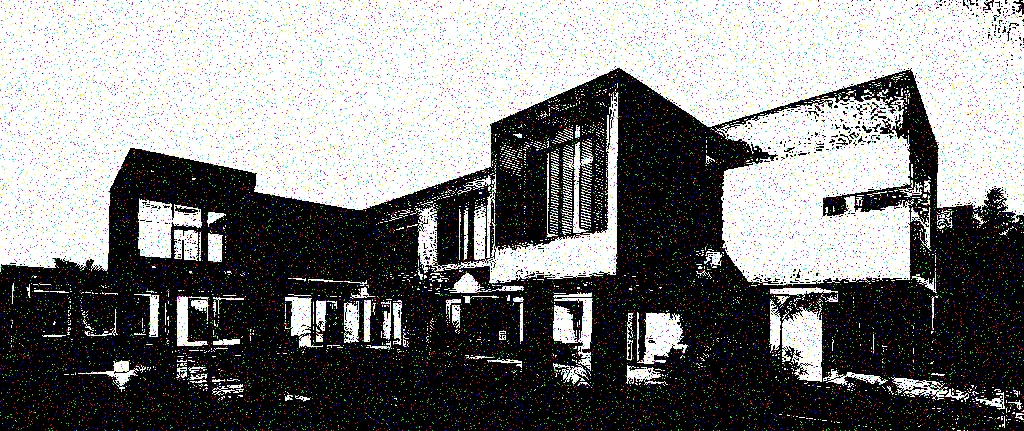
//> input picture median filter/result.jpg, 1024 x 431 px
$ ./median_filter   (built with g++ and OpenCV 4)
//> lines starting //> are read from the running program, lines starting //| are printed output that depends on the picture
#include<iostream>
#include<opencv2/imgproc/imgproc.hpp>
#include<opencv2/highgui/highgui.hpp>

using namespace std;
using namespace cv;

//sort the window using insertion sort
//insertion sort is best for this sorting
void insertionSort(int window[])
{
    int temp, i , j;
    for(i = 0; i < 9; i++){
        temp = window[i];
        for(j = i-1; j >= 0 && temp < window[j]; j--){
            window[j+1] = window[j];
        }
        window[j+1] = temp;
    }
}

int main()
{
      Mat src, dst;

      // Load an image
      src = imread("result.jpg", CV_LOAD_IMAGE_GRAYSCALE);
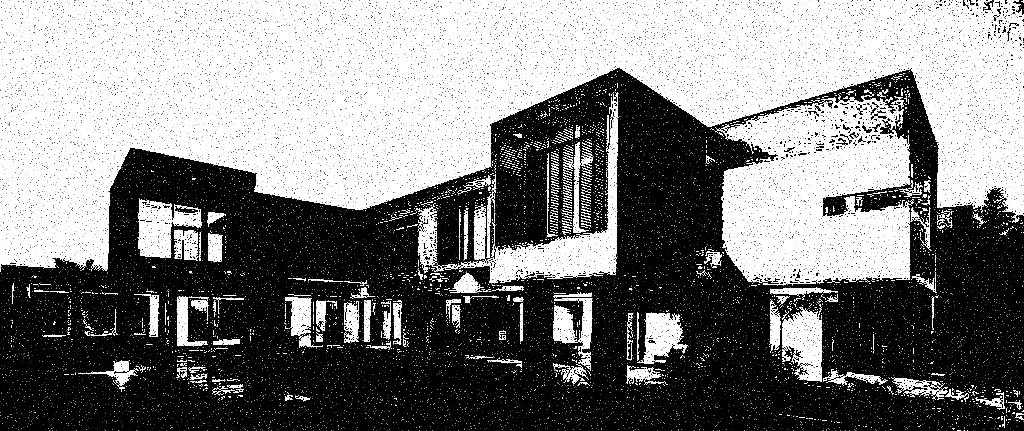
//> src: 431 rows x 1024 cols, CV_8UC1; min 0, max 255, mean 127.5

      if( !src.data )
      { return -1; }

      //create a sliding window of size 9
      int window[9];

        dst = src.clone();
        for(int y = 0; y < src.rows; y++)
            for(int x = 0; x < src.cols; x++)
                dst.at<uchar>(y,x) = 0.0;
//> dst: 431 rows x 1024 cols, CV_8UC1; every value is 0

        for(int y = 1; y < src.rows - 1; y++){
            for(int x = 1; x < src.cols - 1; x++){

                // Pick up window element

                window[0] = src.at<uchar>(y - 1 ,x - 1);
                window[1] = src.at<uchar>(y, x - 1);
                window[2] = src.at<uchar>(y + 1, x - 1);
                window[3] = src.at<uchar>(y - 1, x);
                window[4] = src.at<uchar>(y, x);
                window[5] = src.at<uchar>(y + 1, x);
                window[6] = src.at<uchar>(y - 1, x + 1);
                window[7] = src.at<uchar>(y, x + 1);
                window[8] = src.at<uchar>(y + 1, x + 1);

                // sort the window to find median
                insertionSort(window);

                // assign the median to centered element of the matrix
                dst.at<uchar>(y,x) = window[4];
            }
        }
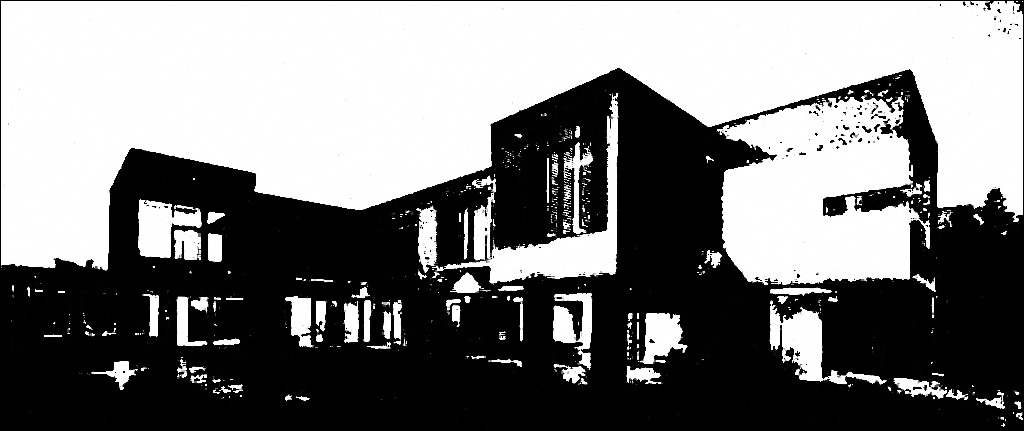
//> dst: 431 rows x 1024 cols, CV_8UC1; min 0, max 255, mean 124.9
//> after the loop, window = [0, 0, 0, 0, 1, 1, 2, 3, 3]

        namedWindow("final");
        imshow("final", dst);

        namedWindow("initial");
        imshow("initial", src);

      waitKey();


    return 0;
}
